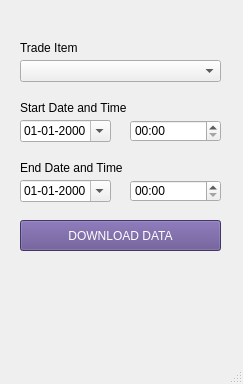
<?xml version="1.0" encoding="UTF-8"?>
<ui version="4.0">
 <class>MainWindow</class>
 <widget class="QMainWindow" name="MainWindow">
  <property name="geometry">
   <rect>
    <x>0</x>
    <y>0</y>
    <width>243</width>
    <height>384</height>
   </rect>
  </property>
  <property name="windowTitle">
   <string>MainWindow</string>
  </property>
  <property name="styleSheet">
   <string notr="true"/>
  </property>
  <widget class="QWidget" name="centralwidget">
   <widget class="QComboBox" name="TRADE_ITEMS">
    <property name="geometry">
     <rect>
      <x>20</x>
      <y>60</y>
      <width>201</width>
      <height>22</height>
     </rect>
    </property>
   </widget>
   <widget class="QLabel" name="label">
    <property name="geometry">
     <rect>
      <x>20</x>
      <y>40</y>
      <width>61</width>
      <height>16</height>
     </rect>
    </property>
    <property name="text">
     <string>Trade Item</string>
    </property>
   </widget>
   <widget class="QPushButton" name="DOWNLOAD_BUTTON">
    <property name="geometry">
     <rect>
      <x>20</x>
      <y>220</y>
      <width>201</width>
      <height>31</height>
     </rect>
    </property>
    <property name="styleSheet">
     <string notr="true">#DOWNLOAD_BUTTON {
	background-color: rgb(95, 75, 140);
	color: rgb(255, 255, 255);
}

#DOWNLOAD_BUTTON:disabled {
	background-color: rgba(95, 75, 140, 0.5)
}
</string>
    </property>
    <property name="text">
     <string>DOWNLOAD DATA</string>
    </property>
   </widget>
   <widget class="QDateEdit" name="START_DATE">
    <property name="geometry">
     <rect>
      <x>20</x>
      <y>120</y>
      <width>91</width>
      <height>22</height>
     </rect>
    </property>
    <property name="displayFormat">
     <string>dd-MM-yyyy</string>
    </property>
    <property name="calendarPopup">
     <bool>true</bool>
    </property>
   </widget>
   <widget class="QLabel" name="label_2">
    <property name="geometry">
     <rect>
      <x>20</x>
      <y>100</y>
      <width>111</width>
      <height>16</height>
     </rect>
    </property>
    <property name="text">
     <string>Start Date and Time</string>
    </property>
   </widget>
   <widget class="QTimeEdit" name="START_TIME">
    <property name="geometry">
     <rect>
      <x>130</x>
      <y>120</y>
      <width>91</width>
      <height>22</height>
     </rect>
    </property>
    <property name="displayFormat">
     <string>hh:mm</string>
    </property>
   </widget>
   <widget class="QDateEdit" name="END_DATE">
    <property name="geometry">
     <rect>
      <x>20</x>
      <y>180</y>
      <width>91</width>
      <height>22</height>
     </rect>
    </property>
    <property name="displayFormat">
     <string>dd-MM-yyyy</string>
    </property>
    <property name="calendarPopup">
     <bool>true</bool>
    </property>
   </widget>
   <widget class="QTimeEdit" name="END_TIME">
    <property name="geometry">
     <rect>
      <x>130</x>
      <y>180</y>
      <width>91</width>
      <height>22</height>
     </rect>
    </property>
    <property name="displayFormat">
     <string>hh:mm</string>
    </property>
   </widget>
   <widget class="QLabel" name="label_3">
    <property name="geometry">
     <rect>
      <x>20</x>
      <y>160</y>
      <width>111</width>
      <height>16</height>
     </rect>
    </property>
    <property name="text">
     <string>End Date and Time</string>
    </property>
   </widget>
  </widget>
  <widget class="QMenuBar" name="menubar">
   <property name="geometry">
    <rect>
     <x>0</x>
     <y>0</y>
     <width>243</width>
     <height>21</height>
    </rect>
   </property>
  </widget>
  <widget class="QStatusBar" name="statusbar"/>
 </widget>
 <resources/>
 <connections/>
</ui>
